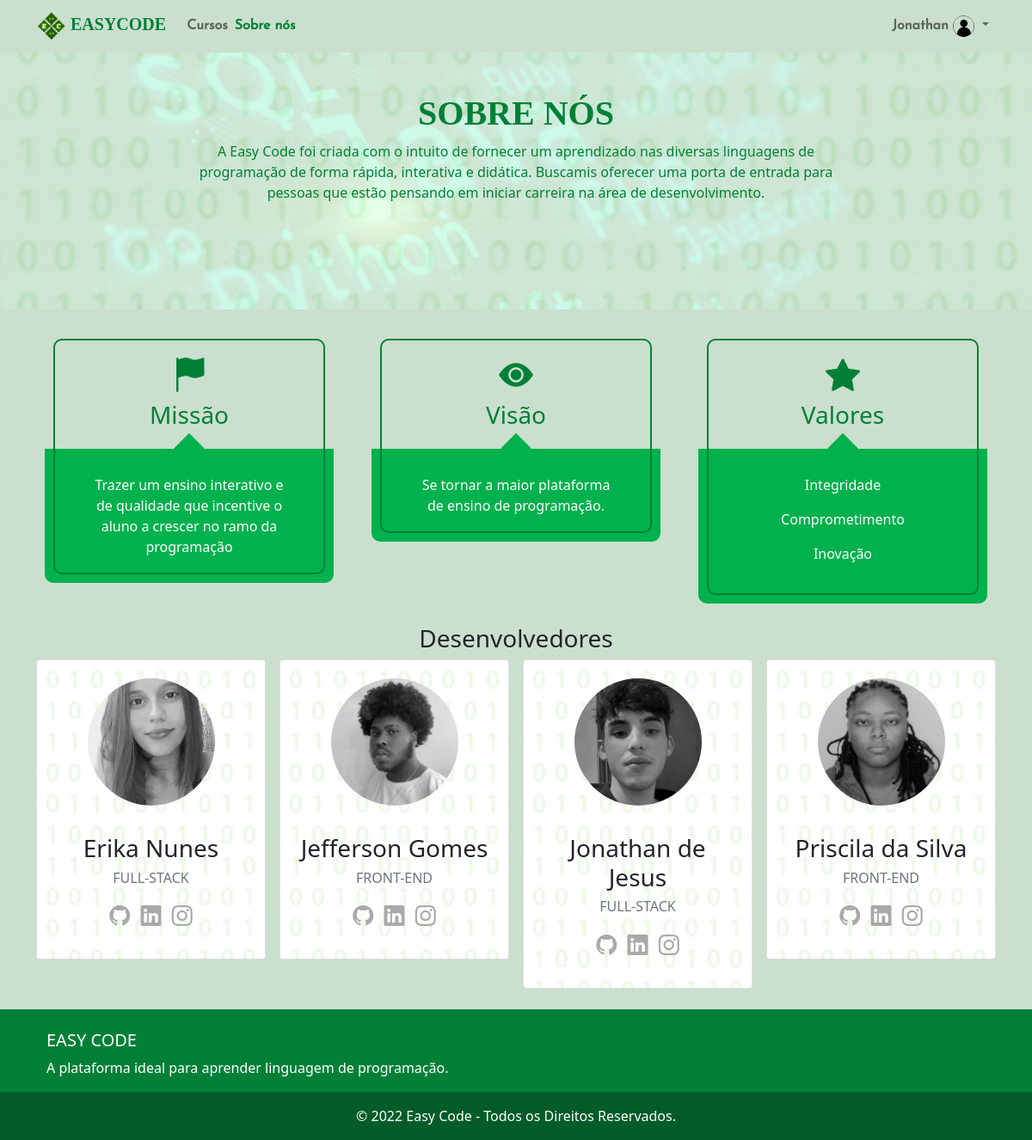
/src/php/sobrenos.php (signed in), run on the app's committed database.
### tables this page shows
CREATE TABLE IF NOT EXISTS `aluno` (
  `id` int(3) unsigned zerofill NOT NULL,
  `nome` varchar(40) NOT NULL,
  `telefone` char(11) NOT NULL,
  `email` varchar(80) NOT NULL,
  `CPF` char(11) NOT NULL,
  `matricula` varchar(6) NOT NULL,
  `nasc` date NOT NULL,
  `avatar` varchar(15) NOT NULL,
  `linkedin` varchar(512) DEFAULT NULL,
  `github` varchar(512) DEFAULT NULL,
  `link_personalizado` varchar(512) DEFAULT NULL,
  `senha` varchar(15) NOT NULL,
  PRIMARY KEY (`id`) USING BTREE,
  UNIQUE KEY `email_aluno` (`email`) USING BTREE,
  UNIQUE KEY `CPF` (`CPF`) USING BTREE,
  UNIQUE KEY `matricula` (`matricula`) USING BTREE
);

### src/php/sobrenos.php (the view, shortened to what this page needs)
<!DOCTYPE html>
<html lang="pt-br">
<head>
    <link rel="stylesheet" href="../assets/css/style.css">
    <link rel="stylesheet" href="../assets/css/sobrenos.css">
    <link rel="stylesheet" href="https://cdn.jsdelivr.net/npm/bootstrap@5.1.3/dist/css/bootstrap.min.css">
    <link rel="stylesheet" href="https://cdn.jsdelivr.net/npm/bootstrap-icons@1.3.0/font/bootstrap-icons.css">
</head>
<body class="Background">
    <header>
        <nav class="navbar navbar-expand-lg navbar-light fixed-top Background nonSelect">
            <div class="container">
                <a class="navbar-brand Lovelofont"><img width="35" src="../assets/img/logoEASYCODE.png"
                        alt="Logo EC">
                    EASYCODE</a>
                <div class="collapse navbar-collapse Josefinfont" id="navbarSupportedContent">
                    <?php
                        include 'Auxiliares/connect.php';
                        $logado = false;
                        if (isset($_SESSION['matricula'])) {
                            $logado = true;
                            $usuario = '';
                            $matricula = $_SESSION['matricula'];
                            $usuario = substr($matricula,0,1) == 0 ? 'aluno' : 'professor';
                            $dadosUsuario = $sql -> query("SELECT * FROM $usuario WHERE matricula = '$matricula'");
                            while ($dados = mysqli_fetch_array($dadosUsuario)) {
                                $nome = explode(' ',$dados['nome'])[0];
                                $avatar = $dados['avatar'];
                            }
                        }
                        if ($logado) {
                            echo
                            "
                            <ul class='navbar-nav me-auto mb-2 mb-lg-0'>
                                <li class='nav-item'>
                                    <a class='nav-link' href='pagecursos.php'>Cursos</a>
                                </li>
                                <li id='select' class='nav-item d-flex align-items-center'>
                                    <a class='nav-link' href='sobrenos.php'>Sobre nós</a>
                                </li>
                            </ul>
                            ";
                            if ($usuario == "aluno") {
                                echo
                                "
                                <ul class='navbar-nav ml-auto'>
                                    <li class='nav-item dropdown'>
                                        <a class='nav-link dropdown-toggle' href='#' id='navbarDropdown' role='button'
                                            data-bs-toggle='dropdown' aria-expanded='false'>
                                            $nome
                                            <img src='../assets/img/Avatares/$avatar' class='rounded-circle' height='25'/>
                                        </a>
                                        <div class='dropdown-menu Background' aria-labelledby='navbarDropdown'>
                                            <a class='dropdown-item' href='perfil.php'>
                                                <i class='bi bi-person-circle'></i> Perfil
                                            </a>
                                            <div class='dropdown-divider'></div>
                                            <a class='dropdown-item' href='perfil.php'>
                                                <i class='bi bi-journal-check'></i> Cursos Matriculados
                                            </a>
                                            <a class='dropdown-item' href='perfil.php?secoes=certificados'>
                                                <i class='bi bi-award-fill'></i> Certificados
                                            </a>
                                            <a class='dropdown-item' href='Auxiliares/sair.php'>
                                                <i class='bi bi-box-arrow-right'></i> Sair
                                            </a>
                                        </div>
                                    </li>
                                </ul>
                                ";
                            }
                        }
                    ?>
                </div>
            </div>
        </nav>
        <div class="imagem-header">
            <div class="area-imagem">
                <div class="m-5 text-center">
                    <h1 class="text-uppercase Lovelofont">SOBRE NÓS</h1>
                    <p>
                        A Easy Code foi criada com o intuito de fornecer um aprendizado nas diversas linguagens de
                        programação
                        de forma rápida, interativa e didática. Buscamis oferecer uma porta de entrada para pessoas que
                        estão
                        pensando em iniciar carreira na área de desenvolvimento.
                    </p>
                </div>
            </div>
        </div>
    </header>
    <section class="pt-4 container text-center">
        <div class="row d-flex justify-content-center">
        <div class="col-md-4 col-sm-6">
                <div class="counter">
                    <div class="counter-icon">
                        <i class="bi bi-flag-fill"></i>
                        <h3>Missão</h3>
                    </div>
                    <div class="counter-content">
                        <span>
                            Trazer um ensino interativo e de qualidade que incentive o aluno a crescer no ramo da programação
                        </span>
                    </div>
                </div>
            </div>
            <div class="col-md-4 col-sm-6">
                <div class="counter">
                    <div class="counter-icon">
                        <i class="bi bi-eye-fill"></i>
                        <h3>Visão</h3>
                    </div>
                    <div class="counter-content">
                        <span>
                            Se tornar a maior plataforma de ensino de programação.
                        </span>
                    </div>
                </div>
            </div>
            <div class="col-md-4 col-sm-6">
                <div class="counter">
                    <div class="counter-icon">
                        <i class="bi bi-star-fill"></i>
                        <h3>Valores</h3>
                    </div>
                    <div class="counter-content">
                        <span>
                            <p>Integridade</p>
                            <p>Comprometimento</p>
                            <p>Inovação</p>
                        </span
                    </div>
                </div>
            </div>
        </div>
    </section>
    <section class="pt-4 pb-4 container">
        <h3 class="text-center">Desenvolvedores</h3>
        <div class="row g-3 ">
            <div class="col">
                <div class="card fundocard">
                    <div class="text-center">
                        <div class="img-hover-zoom img-hover-zoom--colorize">
                            <img src="../assets/img/Desenvolvedores/ERIKA.jpg">
                        </div>
                    </div>
                    <div class="card-body">
                        <div class="my-2 text-center">
                            <h3>Erika Nunes</h3>
                        </div>
                        <div class="mb-3">
                            <h2 class="text-uppercase text-center text-muted">Full-Stack</h2>
                        </div>
                        <div class="box">
                            <div>
                                <ul class="list-inline">
                                    <li class="list-inline-item">
                                        <a href="https://github.com/ErikaNS123" class="redes">
                                            <i class="bi bi-github"></i>
                                        </a>
                                    </li>
                                    <li class="list-inline-item">
                                        <a href="https://www.linkedin.com/in/erika-nunes-8868a8154/" class="redes">
                                            <i class="bi bi-linkedin"></i>
                                        </a>
                                    </li>
                                    <li class="list-inline-item">
                                        <a href="https://www.instagram.com/kinhanuness/" class="redes">
                                            <i class="bi bi-instagram"></i>
                                        </a>
                                    </li>
                                </ul>
                            </div>
                        </div>
                    </div>
                </div>
            </div>
            <div class="col">
                <div class="card fundocard">
                    <div class="text-center">
                        <div class="img-hover-zoom img-hover-zoom--colorize">
                            <img src="../assets/img/Desenvolvedores/JEFFERSON.jpg">
                        </div>
                    </div>
                    <div class="card-body">
                        <div class="my-2 text-center">
                            <h3>Jefferson Gomes</h3>
                        </div>
                        <div class="mb-3">
                            <h2 class="text-uppercase text-center text-muted">Front-End</h2>
                        </div>
                        <div class="box">
                            <div>
                            <ul class="list-inline">
                                    <li class="list-inline-item">
                                        <a href="https://github.com/Jeffersonpingu" class="redes">
                                            <i class="bi bi-github"></i>
                                        </a>
                                    </li>
                                    <li class="list-inline-item">
                                        <a href="https://www.linkedin.com/in/jefferson-gomes-de-souza-48a214207/" class="redes">
                                            <i class="bi bi-linkedin"></i>
                                        </a>
                                    </li>
                                    <li class="list-inline-item">
                                        <a href="https://www.instagram.com/pinguimbear/" class="redes">
                                            <i class="bi bi-instagram"></i>
                                        </a>
                                    </li>
                                </ul>
                            </div>
                        </div>
                    </div>
                </div>
            </div>
            <div class="col">
                <div class="card fundocard">
                    <div class="text-center">
                        <div class="img-hover-zoom img-hover-zoom--colorize">
                            <img src="../assets/img/Desenvolvedores/JONATHAN.jpg">
                        </div>
                    </div>
                    <div class="card-body">
                        <div class="my-2 text-center">
                            <h3>Jonathan de Jesus</h3>
                        </div>
                        <div class="mb-3">
                            <h2 class="text-uppercase text-center text-muted">Full-Stack</h2>
                        </div>
                        <div class="box">
                            <div>
                            <ul class="list-inline">
                                    <li class="list-inline-item">
                                        <a href="https://github.com/zezus9" class="redes">
                                            <i class="bi bi-github"></i>
                                        </a>
                                    </li>
                                    <li class="list-inline-item">
                                        <a href="https://www.linkedin.com/in/jonathan-de-jesus9/" class="redes">
                                            <i class="bi bi-linkedin"></i>
                                        </a>
                                    </li>
                                    <li class="list-inline-item">
                                        <a href="https://www.instagram.com/zezus9/" class="redes">
                                            <i class="bi bi-instagram"></i>
                                        </a>
                                    </li>
                                </ul>
                            </div>
                        </div>
                    </div>
                </div>
            </div>
            <div class="col">
                <div class="card fundocard">
                    <div class="text-center">
                        <div class="img-hover-zoom img-hover-zoom--colorize">
                            <img src="../assets/img/Desenvolvedores/PRISCILA.jpg">
                        </div>
                    </div>
                    <div class="card-body">
                        <div class="my-2 text-center">
                            <h3>Priscila da Silva</h3>
                        </div>
                        <div class="mb-3">
                            <h2 class="text-uppercase text-center text-muted">Front-End</h2>
                        </div>
                        <div class="box">
                            <div>
                            <ul class="list-inline">
                                    <li class="list-inline-item">
                                        <a href="https://github.com/Priscilamiguel67" class="redes">
                                            <i class="bi bi-github"></i>
                                        </a>
                                    </li>
                                    <li class="list-inline-item">
                                        <a href="#" class="redes">
                                            <i class="bi bi-linkedin"></i>
                                        </a>
                                    </li>
                                    <li class="list-inline-item">
                                        <a href="https://www.instagram.com/priscylla__m/" class="redes">
                                            <i class="bi bi-instagram"></i>
                                        </a>
                                    </li>
                                </ul>
                            </div>
                        </div>
                    </div>
                </div>
            </div>
        </div>
    </section>
    <footer class="text-center text-white text-lg-start Footer">
        <div class="container p-4 pb-0">
            <div class="row">
                <div class="col-lg-6 mb-md-0">
                    <h5 class="text-uppercase">Easy Code</h5>
                    <p>
                        A plataforma ideal para aprender linguagem de programação.
                    </p>
                </div>
            </div>
        </div>
        <div class="text-center p-3 Copyright">
            © 2022 Easy Code - Todos os Direitos Reservados.
        </div>
    </footer>
</body>
</html>

### data on the page
aluno: nome "Jonathan", avatar (picture)
